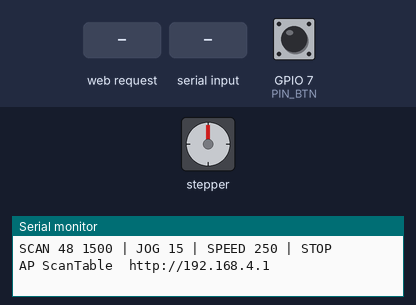
Simulated run of this program. Board: ESP32-C3. On the bench: stepper motor, the last lines printed to the serial monitor. Wiring (inferred from the names in the program): stepper motor driver (200 steps per turn assumed): step GPIO 4; direction GPIO 5; enable GPIO 6. The inputs (shaded band) are chosen by the test bench; at power-on: GPIO 7 (PIN_BTN) HIGH.

Above: at 1.5 s.
1.6 s: GPIO 7 (PIN_BTN) pulled LOW for 0.15 s
At 3.6 s:
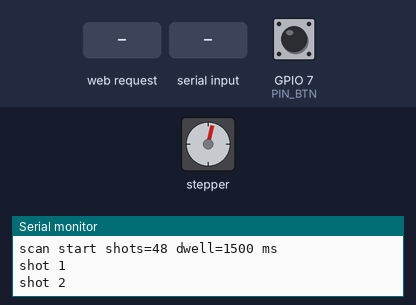
4.7 s: HTTP request GET /scan?dwell=SCAN received
At 4.87 s:
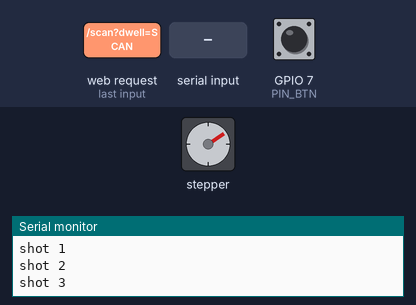
7.7 s: "JOG\n" received over Serial
9.2 s: GPIO 7 (PIN_BTN) pulled LOW for 1 s
At 13.9 s:
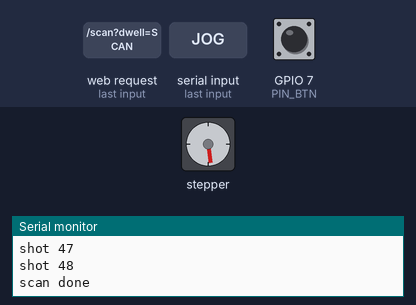
Timing chart, 0 to 15.4 s (numbered marks = the images above; inputs shaded):
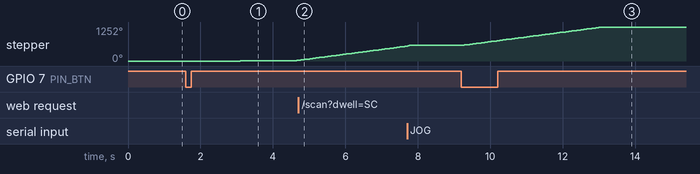

Measured:
- after the input at 1.6 s, stepper: turns 14° clockwise in 0.03 s, then 14° clockwise in 0.03 s
- after the input at 9.2 s, stepper: turns 676° clockwise in 3.8 s, starting after 0.05 s

The program:

main.cpp
```cpp
// Поворотный стол для фотограмметрии.
// Мотор: Minebea Mitsumi PM42L-048-EPAO (маркировка EM-182 TB9608E) —
//   bipolar, 48 полных шагов/об (7.5°). Не путать с PM35.
// Драйвер: EasyDriver (schmalzhaus.com), по умолчанию 1/8 шага → 384 микрошага/об.
//   Ток ~600 мА (TP1 ≈ 3.6 В).
// Плата: ESP32-C3, дисплея нет. Управление: USB-Serial и Wi-Fi точка ScanTable.
//
// Провода ESP32-C3 → EasyDriver (общая земля обязательна):
//   GPIO4  STEP
//   GPIO5  DIR
//   GPIO6  ENABLE   (HIGH = катушки выключены)
//   GPIO7  кнопка на GND, старт съёмки (необязательно)
//   MS1 и MS2 не подключать — на плате уже 1/8
// Питание мотора: 12 В на M+ / GND EasyDriver (допустимо 8–30 В).
// ESP32 питается от USB. Не сажать 5V EasyDriver на пины 3.3 В ESP.
// Ток: крутить потенциометр, пока на TP1 не будет около 3.6 В (~600 мА).
// Шелкография MIN/MAX на EasyDriver часто перевёрнута — верить только вольтметру на TP1.

#include <Arduino.h>
#include <WiFi.h>
#include <WebServer.h>

static const int PIN_STEP = 4;
static const int PIN_DIR = 5;
static const int PIN_EN = 6;
static const int PIN_BTN = 7;

static const int FULL_STEPS = 48;
static const int MICRO = 8;
static const int STEPS_PER_REV = FULL_STEPS * MICRO;  // 384

static const char *AP_SSID = "ScanTable";
static const char *AP_PASS = "scan1234";

static WebServer server(80);

static bool dirPositive = true;
static int shots = 48;
static uint32_t dwellMs = 1500;
static uint32_t stepIntervalUs = 4000;  // 250 микрошагов/с

static long stepsLeft = 0;
static uint32_t lastStepUs = 0;
static bool pulseHigh = false;

enum RunMode { MODE_IDLE, MODE_JOG, MODE_DWELL, MODE_MOVE };
static RunMode mode = MODE_IDLE;
static int scanShot = 0;
static uint32_t dwellUntil = 0;

static String serialLine;

static void setEnabled(bool on) {
  digitalWrite(PIN_EN, on ? LOW : HIGH);
}

static void setDir(bool positive) {
  dirPositive = positive;
  digitalWrite(PIN_DIR, positive ? HIGH : LOW);
}

static long stepsForDegrees(float deg) {
  return lroundf(deg * STEPS_PER_REV / 360.0f);
}

static void startSteps(long n) {
  if (n < 0) {
    setDir(false);
    n = -n;
  } else if (n > 0) {
    setDir(true);
  }
  stepsLeft = n;
  if (n > 0) setEnabled(true);
}

static void stopAll() {
  stepsLeft = 0;
  pulseHigh = false;
  digitalWrite(PIN_STEP, LOW);
  mode = MODE_IDLE;
  scanShot = 0;
  setEnabled(false);
}

static void beginScan() {
  if (shots < 1) shots = 1;
  if (shots > STEPS_PER_REV) shots = STEPS_PER_REV;
  scanShot = 0;
  mode = MODE_DWELL;
  dwellUntil = millis() + dwellMs;
  setEnabled(true);
  Serial.printf("scan start shots=%d dwell=%lu ms\n", shots, (unsigned long)dwellMs);
  Serial.println("shot 1");
}

static void beginJogDeg(float deg) {
  mode = MODE_JOG;
  startSteps(stepsForDegrees(deg));
  Serial.printf("jog %.2f deg (%ld steps)\n", deg, stepsForDegrees(deg));
}

static void serviceStepper() {
  if (stepsLeft <= 0) {
    if (pulseHigh) {
      digitalWrite(PIN_STEP, LOW);
      pulseHigh = false;
    }
    return;
  }

  uint32_t now = micros();
  if (pulseHigh) {
    if (now - lastStepUs >= 20) {
      digitalWrite(PIN_STEP, LOW);
      pulseHigh = false;
      lastStepUs = now;
      stepsLeft--;
    }
    return;
  }

  if (now - lastStepUs < stepIntervalUs) return;
  digitalWrite(PIN_STEP, HIGH);
  pulseHigh = true;
  lastStepUs = now;
}

static void serviceMotion() {
  if (mode == MODE_JOG && stepsLeft <= 0 && !pulseHigh) {
    mode = MODE_IDLE;
    setEnabled(false);
    Serial.println("jog done");
    return;
  }

  if (mode == MODE_MOVE && stepsLeft <= 0 && !pulseHigh) {
    mode = MODE_DWELL;
    dwellUntil = millis() + dwellMs;
    Serial.printf("shot %d\n", scanShot + 1);
    return;
  }

  if (mode != MODE_DWELL || millis() < dwellUntil) return;

  scanShot++;
  if (scanShot >= shots) {
    Serial.println("scan done");
    stopAll();
    return;
  }

  long prev = (long)(scanShot - 1) * STEPS_PER_REV / shots;
  long next = (long)scanShot * STEPS_PER_REV / shots;
  mode = MODE_MOVE;
  startSteps(next - prev);
}

static const char PAGE[] PROGMEM = R"HTML(
<!DOCTYPE html>
<html lang="ru">
<head>
<meta charset="utf-8">
<meta name="viewport" content="width=device-width,initial-scale=1">
<title>Стол 3D-скана</title>
<style>
  body{font-family:sans-serif;background:#111;color:#eee;margin:0;padding:16px}
  h1{font-size:1.2rem}
  label{display:block;margin:10px 0 4px;color:#aaa}
  input{width:100%;box-sizing:border-box;padding:10px;font-size:1rem;background:#222;color:#fff;border:1px solid #444}
  button{width:100%;margin-top:10px;padding:12px;font-size:1rem;border:0;border-radius:8px}
  .go{background:#2a7;color:#fff}.stop{background:#a33;color:#fff}.jog{background:#246;color:#fff}
  #st{margin-top:14px;color:#9cf}
</style>
</head>
<body>
<h1>Поворотный стол</h1>
<label>Кадров на оборот</label>
<input id="shots" type="number" min="1" max="384" value="48">
<label>Пауза на кадр, мс</label>
<input id="dwell" type="number" min="100" max="20000" value="1500">
<button class="go" onclick="go()">Старт съёмки</button>
<button class="stop" onclick="cmd('/stop')">Стоп</button>
<button class="jog" onclick="cmd('/jog?deg=15')">+15°</button>
<button class="jog" onclick="cmd('/jog?deg=-15')">−15°</button>
<button class="jog" onclick="cmd('/jog?deg=360')">Полный оборот</button>
<p id="st"></p>
<script>
function cmd(u){fetch(u).then(r=>r.text()).then(t=>{document.getElementById('st').textContent=t})}
function go(){
  const s=document.getElementById('shots').value;
  const d=document.getElementById('dwell').value;
  cmd('/scan?shots='+s+'&dwell='+d);
}
setInterval(()=>fetch('/status').then(r=>r.text()).then(t=>{document.getElementById('st').textContent=t}),1000);
</script>
</body>
</html>
)HTML";

static String statusText() {
  const char *m = "idle";
  if (mode == MODE_DWELL) m = "dwell";
  if (mode == MODE_MOVE) m = "scan";
  if (mode == MODE_JOG) m = "jog";
  int shown = (mode == MODE_IDLE) ? 0 : scanShot + 1;
  char buf[160];
  snprintf(buf, sizeof(buf), "mode=%s shot=%d/%d steps_left=%ld",
           m, shown, shots, stepsLeft);
  return String(buf);
}

static void handleRoot() { server.send_P(200, "text/html", PAGE); }

static void handleStatus() { server.send(200, "text/plain", statusText()); }

static void handleStop() {
  stopAll();
  server.send(200, "text/plain", "stopped");
}

static void handleScan() {
  if (server.hasArg("shots")) shots = server.arg("shots").toInt();
  if (server.hasArg("dwell")) dwellMs = (uint32_t)server.arg("dwell").toInt();
  if (shots < 1) shots = 1;
  if (shots > STEPS_PER_REV) shots = STEPS_PER_REV;
  if (dwellMs < 50) dwellMs = 50;
  stopAll();
  beginScan();
  server.send(200, "text/plain", statusText());
}

static void handleJog() {
  float deg = server.hasArg("deg") ? server.arg("deg").toFloat() : 15.0f;
  stopAll();
  beginJogDeg(deg);
  server.send(200, "text/plain", statusText());
}

static void handleSerial() {
  while (Serial.available()) {
    char c = (char)Serial.read();
    if (c == '\r') continue;
    if (c != '\n') {
      if (serialLine.length() < 80) serialLine += c;
      continue;
    }
    serialLine.trim();
    String u = serialLine;
    u.toUpperCase();
    if (u.startsWith("SCAN")) {
      int s = shots;
      int d = (int)dwellMs;
      sscanf(serialLine.c_str(), "%*s %d %d", &s, &d);
      shots = s;
      dwellMs = (uint32_t)d;
      stopAll();
      beginScan();
    } else if (u.startsWith("JOG")) {
      float deg = 15;
      sscanf(serialLine.c_str(), "%*s %f", &deg);
      stopAll();
      beginJogDeg(deg);
    } else if (u == "STOP") {
      stopAll();
      Serial.println("stopped");
    } else if (u.startsWith("SPEED")) {
      int sps = 250;
      sscanf(serialLine.c_str(), "%*s %d", &sps);
      if (sps < 20) sps = 20;
      if (sps > 2000) sps = 2000;
      stepIntervalUs = 1000000UL / (uint32_t)sps;
      Serial.printf("speed %d ustep/s\n", sps);
    } else {
      Serial.println("SCAN <кадров> <пауза_мс>");
      Serial.println("JOG <градусы>");
      Serial.println("SPEED <микрошагов/с>");
      Serial.println("STOP");
    }
    serialLine = "";
  }
}

static bool btnWasDown = false;
static uint32_t btnLockUntil = 0;

static void serviceButton() {
  if (millis() < btnLockUntil) return;
  bool down = digitalRead(PIN_BTN) == LOW;
  if (down && !btnWasDown) {
    btnLockUntil = millis() + 250;
    if (mode == MODE_IDLE) beginScan();
    else stopAll();
  }
  btnWasDown = down;
}

void setup() {
  pinMode(PIN_STEP, OUTPUT);
  pinMode(PIN_DIR, OUTPUT);
  pinMode(PIN_EN, OUTPUT);
  pinMode(PIN_BTN, INPUT_PULLUP);
  digitalWrite(PIN_STEP, LOW);
  setDir(true);
  setEnabled(false);

  Serial.begin(115200);
  delay(300);
  Serial.println("scan-turntable ESP32-C3");
  Serial.println("PM42L-048-EPAO 48 step, EasyDriver 1/8 -> 384 ustep/rev");
  Serial.println("SCAN 48 1500 | JOG 15 | SPEED 250 | STOP");

  WiFi.mode(WIFI_AP);
  WiFi.softAP(AP_SSID, AP_PASS);
  Serial.print("AP ");
  Serial.print(AP_SSID);
  Serial.print("  http://");
  Serial.println(WiFi.softAPIP());

  server.on("/", handleRoot);
  server.on("/status", handleStatus);
  server.on("/scan", handleScan);
  server.on("/jog", handleJog);
  server.on("/stop", handleStop);
  server.begin();
}

void loop() {
  server.handleClient();
  handleSerial();
  serviceButton();
  serviceStepper();
  serviceMotion();
}
```
